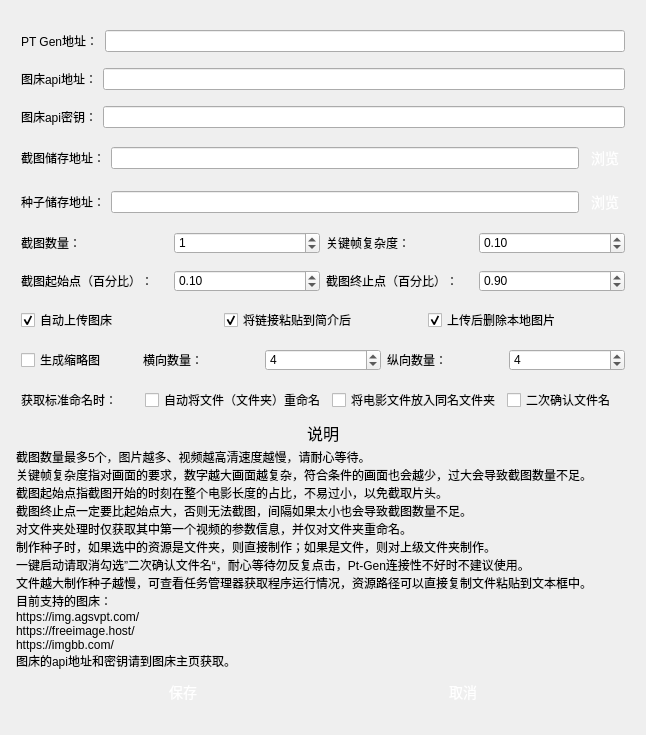
<?xml version="1.0" encoding="UTF-8"?>
<ui version="4.0">
 <class>Settings</class>
 <widget class="QDialog" name="Settings">
  <property name="geometry">
   <rect>
    <x>0</x>
    <y>0</y>
    <width>646</width>
    <height>735</height>
   </rect>
  </property>
  <property name="windowTitle">
   <string>设置</string>
  </property>
  <layout class="QVBoxLayout" name="verticalLayout_2">
   <item>
    <layout class="QVBoxLayout" name="verticalLayout">
     <property name="leftMargin">
      <number>5</number>
     </property>
     <property name="topMargin">
      <number>5</number>
     </property>
     <property name="rightMargin">
      <number>5</number>
     </property>
     <property name="bottomMargin">
      <number>5</number>
     </property>
     <item>
      <layout class="QHBoxLayout" name="horizontalLayout_6">
       <property name="leftMargin">
        <number>5</number>
       </property>
       <property name="topMargin">
        <number>5</number>
       </property>
       <property name="rightMargin">
        <number>5</number>
       </property>
       <property name="bottomMargin">
        <number>5</number>
       </property>
       <item>
        <widget class="QLabel" name="label_8">
         <property name="styleSheet">
          <string>QPushButton {
    display: inline-block;
    padding: 5px 5px;
    font-size: 16px;
    cursor: pointer;
    text-align: center;
    text-decoration: none;
    outline: none;
    color:#fff;
    background-color: #559e24;
    border: none;
    border-radius: 15px;
    box-shadow: 0 9px #999;
}

QPushButton:hover {
background-color: #4a8821;
}

QPushButton:pressed {
    background-color: #3c6f1b;
}
</string>
         </property>
         <property name="text">
          <string>PT Gen地址：</string>
         </property>
        </widget>
       </item>
       <item>
        <widget class="QLineEdit" name="ptGenPath">
         <property name="styleSheet">
          <string>QPushButton {
    display: inline-block;
    padding: 5px 5px;
    font-size: 16px;
    cursor: pointer;
    text-align: center;
    text-decoration: none;
    outline: none;
    color:#fff;
    background-color: #559e24;
    border: none;
    border-radius: 15px;
    box-shadow: 0 9px #999;
}

QPushButton:hover {
background-color: #4a8821;
}

QPushButton:pressed {
    background-color: #3c6f1b;
}
</string>
         </property>
         <property name="text">
          <string/>
         </property>
         <property name="clearButtonEnabled">
          <bool>true</bool>
         </property>
        </widget>
       </item>
      </layout>
     </item>
     <item>
      <layout class="QHBoxLayout" name="horizontalLayout_4">
       <property name="leftMargin">
        <number>5</number>
       </property>
       <property name="topMargin">
        <number>5</number>
       </property>
       <property name="rightMargin">
        <number>5</number>
       </property>
       <property name="bottomMargin">
        <number>5</number>
       </property>
       <item>
        <widget class="QLabel" name="label_6">
         <property name="styleSheet">
          <string>QPushButton {
    display: inline-block;
    padding: 5px 5px;
    font-size: 16px;
    cursor: pointer;
    text-align: center;
    text-decoration: none;
    outline: none;
    color:#fff;
    background-color: #559e24;
    border: none;
    border-radius: 15px;
    box-shadow: 0 9px #999;
}

QPushButton:hover {
background-color: #4a8821;
}

QPushButton:pressed {
    background-color: #3c6f1b;
}
</string>
         </property>
         <property name="text">
          <string>图床api地址：</string>
         </property>
        </widget>
       </item>
       <item>
        <widget class="QLineEdit" name="figureBedPath">
         <property name="styleSheet">
          <string>QPushButton {
    display: inline-block;
    padding: 5px 5px;
    font-size: 16px;
    cursor: pointer;
    text-align: center;
    text-decoration: none;
    outline: none;
    color:#fff;
    background-color: #559e24;
    border: none;
    border-radius: 15px;
    box-shadow: 0 9px #999;
}

QPushButton:hover {
background-color: #4a8821;
}

QPushButton:pressed {
    background-color: #3c6f1b;
}
</string>
         </property>
         <property name="text">
          <string/>
         </property>
         <property name="clearButtonEnabled">
          <bool>true</bool>
         </property>
        </widget>
       </item>
      </layout>
     </item>
     <item>
      <layout class="QHBoxLayout" name="horizontalLayout_5">
       <property name="leftMargin">
        <number>5</number>
       </property>
       <property name="topMargin">
        <number>5</number>
       </property>
       <property name="rightMargin">
        <number>5</number>
       </property>
       <property name="bottomMargin">
        <number>5</number>
       </property>
       <item>
        <widget class="QLabel" name="label_7">
         <property name="styleSheet">
          <string>QPushButton {
    display: inline-block;
    padding: 5px 5px;
    font-size: 16px;
    cursor: pointer;
    text-align: center;
    text-decoration: none;
    outline: none;
    color:#fff;
    background-color: #559e24;
    border: none;
    border-radius: 15px;
    box-shadow: 0 9px #999;
}

QPushButton:hover {
background-color: #4a8821;
}

QPushButton:pressed {
    background-color: #3c6f1b;
}
</string>
         </property>
         <property name="text">
          <string>图床api密钥：</string>
         </property>
        </widget>
       </item>
       <item>
        <widget class="QLineEdit" name="figureBedToken">
         <property name="styleSheet">
          <string>QPushButton {
    display: inline-block;
    padding: 5px 5px;
    font-size: 16px;
    cursor: pointer;
    text-align: center;
    text-decoration: none;
    outline: none;
    color:#fff;
    background-color: #559e24;
    border: none;
    border-radius: 15px;
    box-shadow: 0 9px #999;
}

QPushButton:hover {
background-color: #4a8821;
}

QPushButton:pressed {
    background-color: #3c6f1b;
}
</string>
         </property>
         <property name="text">
          <string/>
         </property>
         <property name="echoMode">
          <enum>QLineEdit::Password</enum>
         </property>
         <property name="clearButtonEnabled">
          <bool>true</bool>
         </property>
        </widget>
       </item>
      </layout>
     </item>
     <item>
      <layout class="QHBoxLayout" name="horizontalLayout_2">
       <property name="leftMargin">
        <number>5</number>
       </property>
       <property name="topMargin">
        <number>5</number>
       </property>
       <property name="rightMargin">
        <number>5</number>
       </property>
       <property name="bottomMargin">
        <number>5</number>
       </property>
       <item>
        <widget class="QLabel" name="label_3">
         <property name="styleSheet">
          <string>QPushButton {
    display: inline-block;
    padding: 5px 5px;
    font-size: 16px;
    cursor: pointer;
    text-align: center;
    text-decoration: none;
    outline: none;
    color:#fff;
    background-color: #559e24;
    border: none;
    border-radius: 15px;
    box-shadow: 0 9px #999;
}

QPushButton:hover {
background-color: #4a8821;
}

QPushButton:pressed {
    background-color: #3c6f1b;
}
</string>
         </property>
         <property name="text">
          <string>截图储存地址：</string>
         </property>
        </widget>
       </item>
       <item>
        <widget class="QLineEdit" name="screenshotPath">
         <property name="styleSheet">
          <string>QPushButton {
    display: inline-block;
    padding: 5px 5px;
    font-size: 16px;
    cursor: pointer;
    text-align: center;
    text-decoration: none;
    outline: none;
    color:#fff;
    background-color: #559e24;
    border: none;
    border-radius: 15px;
    box-shadow: 0 9px #999;
}

QPushButton:hover {
background-color: #4a8821;
}

QPushButton:pressed {
    background-color: #3c6f1b;
}
</string>
         </property>
         <property name="text">
          <string/>
         </property>
         <property name="clearButtonEnabled">
          <bool>true</bool>
         </property>
        </widget>
       </item>
       <item>
        <widget class="QPushButton" name="selectScreenshotPathButton">
         <property name="styleSheet">
          <string notr="true">QPushButton {
    display: inline-block;
    padding: 3px 6px;
    font-size: 14px;
    cursor: pointer;
    text-align: center;
    text-decoration: none;
    outline: none;
    color:#fff;
background-color: 
				qlineargradient(x1:0, y1:0, x2:0, y2:1,
                                      stop:0 #16bf9d,
                                      stop:1 #10a266);
    border: none;
    border-radius: 8px;
    box-shadow: 0 9px #999;
}

QPushButton:hover {
background-color: 
				qlineargradient(x1:0, y1:0, x2:0, y2:1,
                                      stop:0 #11b998,
                                      stop:1 #08965e);
}

QPushButton:pressed {
    background-color: 
				qlineargradient(x1:0, y1:0, x2:0, y2:1,
                                      stop:0 #0e9278,
                                      stop:1 #0e925c);
}
</string>
         </property>
         <property name="text">
          <string>浏览</string>
         </property>
        </widget>
       </item>
      </layout>
     </item>
     <item>
      <layout class="QHBoxLayout" name="horizontalLayout_3">
       <property name="leftMargin">
        <number>5</number>
       </property>
       <property name="topMargin">
        <number>5</number>
       </property>
       <property name="rightMargin">
        <number>5</number>
       </property>
       <property name="bottomMargin">
        <number>5</number>
       </property>
       <item>
        <widget class="QLabel" name="label_12">
         <property name="styleSheet">
          <string>QPushButton {
    display: inline-block;
    padding: 5px 5px;
    font-size: 16px;
    cursor: pointer;
    text-align: center;
    text-decoration: none;
    outline: none;
    color:#fff;
    background-color: #559e24;
    border: none;
    border-radius: 15px;
    box-shadow: 0 9px #999;
}

QPushButton:hover {
background-color: #4a8821;
}

QPushButton:pressed {
    background-color: #3c6f1b;
}
</string>
         </property>
         <property name="text">
          <string>种子储存地址：</string>
         </property>
        </widget>
       </item>
       <item>
        <widget class="QLineEdit" name="torrentPath">
         <property name="styleSheet">
          <string>QPushButton {
    display: inline-block;
    padding: 5px 5px;
    font-size: 16px;
    cursor: pointer;
    text-align: center;
    text-decoration: none;
    outline: none;
    color:#fff;
    background-color: #559e24;
    border: none;
    border-radius: 15px;
    box-shadow: 0 9px #999;
}

QPushButton:hover {
background-color: #4a8821;
}

QPushButton:pressed {
    background-color: #3c6f1b;
}
</string>
         </property>
         <property name="text">
          <string/>
         </property>
         <property name="clearButtonEnabled">
          <bool>true</bool>
         </property>
        </widget>
       </item>
       <item>
        <widget class="QPushButton" name="selectTorrentPathButton">
         <property name="styleSheet">
          <string notr="true">QPushButton {
    display: inline-block;
    padding: 3px 6px;
    font-size: 14px;
    cursor: pointer;
    text-align: center;
    text-decoration: none;
    outline: none;
    color:#fff;
background-color: 
				qlineargradient(x1:0, y1:0, x2:0, y2:1,
                                      stop:0 #16bf9d,
                                      stop:1 #10a266);
    border: none;
    border-radius: 8px;
    box-shadow: 0 9px #999;
}

QPushButton:hover {
background-color: 
				qlineargradient(x1:0, y1:0, x2:0, y2:1,
                                      stop:0 #11b998,
                                      stop:1 #08965e);
}

QPushButton:pressed {
    background-color: 
				qlineargradient(x1:0, y1:0, x2:0, y2:1,
                                      stop:0 #0e9278,
                                      stop:1 #0e925c);
}
</string>
         </property>
         <property name="text">
          <string>浏览</string>
         </property>
        </widget>
       </item>
      </layout>
     </item>
     <item>
      <layout class="QHBoxLayout" name="horizontalLayout_7">
       <property name="leftMargin">
        <number>5</number>
       </property>
       <property name="topMargin">
        <number>5</number>
       </property>
       <property name="rightMargin">
        <number>5</number>
       </property>
       <property name="bottomMargin">
        <number>5</number>
       </property>
       <item>
        <widget class="QLabel" name="label">
         <property name="styleSheet">
          <string>QPushButton {
    display: inline-block;
    padding: 5px 5px;
    font-size: 16px;
    cursor: pointer;
    text-align: center;
    text-decoration: none;
    outline: none;
    color:#fff;
    background-color: #559e24;
    border: none;
    border-radius: 15px;
    box-shadow: 0 9px #999;
}

QPushButton:hover {
background-color: #4a8821;
}

QPushButton:pressed {
    background-color: #3c6f1b;
}
</string>
         </property>
         <property name="text">
          <string>截图数量：</string>
         </property>
        </widget>
       </item>
       <item>
        <widget class="QSpinBox" name="screenshotNumber">
         <property name="styleSheet">
          <string>QPushButton {
    display: inline-block;
    padding: 5px 5px;
    font-size: 16px;
    cursor: pointer;
    text-align: center;
    text-decoration: none;
    outline: none;
    color:#fff;
    background-color: #559e24;
    border: none;
    border-radius: 15px;
    box-shadow: 0 9px #999;
}

QPushButton:hover {
background-color: #4a8821;
}

QPushButton:pressed {
    background-color: #3c6f1b;
}
</string>
         </property>
         <property name="maximum">
          <number>5</number>
         </property>
         <property name="value">
          <number>1</number>
         </property>
        </widget>
       </item>
       <item>
        <widget class="QLabel" name="label_2">
         <property name="styleSheet">
          <string>QPushButton {
    display: inline-block;
    padding: 5px 5px;
    font-size: 16px;
    cursor: pointer;
    text-align: center;
    text-decoration: none;
    outline: none;
    color:#fff;
    background-color: #559e24;
    border: none;
    border-radius: 15px;
    box-shadow: 0 9px #999;
}

QPushButton:hover {
background-color: #4a8821;
}

QPushButton:pressed {
    background-color: #3c6f1b;
}
</string>
         </property>
         <property name="text">
          <string>关键帧复杂度：</string>
         </property>
        </widget>
       </item>
       <item>
        <widget class="QDoubleSpinBox" name="screenshotThreshold">
         <property name="styleSheet">
          <string>QPushButton {
    display: inline-block;
    padding: 5px 5px;
    font-size: 16px;
    cursor: pointer;
    text-align: center;
    text-decoration: none;
    outline: none;
    color:#fff;
    background-color: #559e24;
    border: none;
    border-radius: 15px;
    box-shadow: 0 9px #999;
}

QPushButton:hover {
background-color: #4a8821;
}

QPushButton:pressed {
    background-color: #3c6f1b;
}
</string>
         </property>
         <property name="decimals">
          <number>2</number>
         </property>
         <property name="maximum">
          <double>5.000000000000000</double>
         </property>
         <property name="singleStep">
          <double>0.010000000000000</double>
         </property>
         <property name="value">
          <double>0.100000000000000</double>
         </property>
        </widget>
       </item>
      </layout>
     </item>
     <item>
      <layout class="QHBoxLayout" name="horizontalLayout_8">
       <property name="leftMargin">
        <number>5</number>
       </property>
       <property name="topMargin">
        <number>5</number>
       </property>
       <property name="rightMargin">
        <number>5</number>
       </property>
       <property name="bottomMargin">
        <number>5</number>
       </property>
       <item>
        <widget class="QLabel" name="label_4">
         <property name="styleSheet">
          <string>QPushButton {
    display: inline-block;
    padding: 5px 5px;
    font-size: 16px;
    cursor: pointer;
    text-align: center;
    text-decoration: none;
    outline: none;
    color:#fff;
    background-color: #559e24;
    border: none;
    border-radius: 15px;
    box-shadow: 0 9px #999;
}

QPushButton:hover {
background-color: #4a8821;
}

QPushButton:pressed {
    background-color: #3c6f1b;
}
</string>
         </property>
         <property name="text">
          <string>截图起始点（百分比）：</string>
         </property>
        </widget>
       </item>
       <item>
        <widget class="QDoubleSpinBox" name="screenshotStart">
         <property name="styleSheet">
          <string>QPushButton {
    display: inline-block;
    padding: 5px 5px;
    font-size: 16px;
    cursor: pointer;
    text-align: center;
    text-decoration: none;
    outline: none;
    color:#fff;
    background-color: #559e24;
    border: none;
    border-radius: 15px;
    box-shadow: 0 9px #999;
}

QPushButton:hover {
background-color: #4a8821;
}

QPushButton:pressed {
    background-color: #3c6f1b;
}
</string>
         </property>
         <property name="decimals">
          <number>2</number>
         </property>
         <property name="maximum">
          <double>1.000000000000000</double>
         </property>
         <property name="singleStep">
          <double>0.010000000000000</double>
         </property>
         <property name="value">
          <double>0.100000000000000</double>
         </property>
        </widget>
       </item>
       <item>
        <widget class="QLabel" name="label_5">
         <property name="styleSheet">
          <string>QPushButton {
    display: inline-block;
    padding: 5px 5px;
    font-size: 16px;
    cursor: pointer;
    text-align: center;
    text-decoration: none;
    outline: none;
    color:#fff;
    background-color: #559e24;
    border: none;
    border-radius: 15px;
    box-shadow: 0 9px #999;
}

QPushButton:hover {
background-color: #4a8821;
}

QPushButton:pressed {
    background-color: #3c6f1b;
}
</string>
         </property>
         <property name="text">
          <string>截图终止点（百分比）：</string>
         </property>
        </widget>
       </item>
       <item>
        <widget class="QDoubleSpinBox" name="screenshotEnd">
         <property name="styleSheet">
          <string>QPushButton {
    display: inline-block;
    padding: 5px 5px;
    font-size: 16px;
    cursor: pointer;
    text-align: center;
    text-decoration: none;
    outline: none;
    color:#fff;
    background-color: #559e24;
    border: none;
    border-radius: 15px;
    box-shadow: 0 9px #999;
}

QPushButton:hover {
background-color: #4a8821;
}

QPushButton:pressed {
    background-color: #3c6f1b;
}
</string>
         </property>
         <property name="decimals">
          <number>2</number>
         </property>
         <property name="maximum">
          <double>1.000000000000000</double>
         </property>
         <property name="singleStep">
          <double>0.010000000000000</double>
         </property>
         <property name="value">
          <double>0.900000000000000</double>
         </property>
        </widget>
       </item>
      </layout>
     </item>
     <item>
      <layout class="QHBoxLayout" name="horizontalLayout_9">
       <property name="leftMargin">
        <number>5</number>
       </property>
       <property name="topMargin">
        <number>5</number>
       </property>
       <property name="rightMargin">
        <number>5</number>
       </property>
       <property name="bottomMargin">
        <number>5</number>
       </property>
       <item>
        <widget class="QCheckBox" name="autoUploadScreenshot">
         <property name="styleSheet">
          <string>QPushButton {
    display: inline-block;
    padding: 5px 5px;
    font-size: 16px;
    cursor: pointer;
    text-align: center;
    text-decoration: none;
    outline: none;
    color:#fff;
    background-color: #559e24;
    border: none;
    border-radius: 15px;
    box-shadow: 0 9px #999;
}

QPushButton:hover {
background-color: #4a8821;
}

QPushButton:pressed {
    background-color: #3c6f1b;
}
</string>
         </property>
         <property name="text">
          <string>自动上传图床</string>
         </property>
         <property name="checked">
          <bool>true</bool>
         </property>
        </widget>
       </item>
       <item>
        <widget class="QCheckBox" name="pasteScreenshotUrl">
         <property name="styleSheet">
          <string>QPushButton {
    display: inline-block;
    padding: 5px 5px;
    font-size: 16px;
    cursor: pointer;
    text-align: center;
    text-decoration: none;
    outline: none;
    color:#fff;
    background-color: #559e24;
    border: none;
    border-radius: 15px;
    box-shadow: 0 9px #999;
}

QPushButton:hover {
background-color: #4a8821;
}

QPushButton:pressed {
    background-color: #3c6f1b;
}
</string>
         </property>
         <property name="text">
          <string>将链接粘贴到简介后</string>
         </property>
         <property name="checked">
          <bool>true</bool>
         </property>
        </widget>
       </item>
       <item>
        <widget class="QCheckBox" name="deleteScreenshot">
         <property name="styleSheet">
          <string>QPushButton {
    display: inline-block;
    padding: 5px 5px;
    font-size: 16px;
    cursor: pointer;
    text-align: center;
    text-decoration: none;
    outline: none;
    color:#fff;
    background-color: #559e24;
    border: none;
    border-radius: 15px;
    box-shadow: 0 9px #999;
}

QPushButton:hover {
background-color: #4a8821;
}

QPushButton:pressed {
    background-color: #3c6f1b;
}
</string>
         </property>
         <property name="text">
          <string>上传后删除本地图片</string>
         </property>
         <property name="checked">
          <bool>true</bool>
         </property>
        </widget>
       </item>
      </layout>
     </item>
     <item>
      <layout class="QHBoxLayout" name="horizontalLayout_11">
       <property name="leftMargin">
        <number>5</number>
       </property>
       <property name="topMargin">
        <number>5</number>
       </property>
       <property name="rightMargin">
        <number>5</number>
       </property>
       <property name="bottomMargin">
        <number>5</number>
       </property>
       <item>
        <widget class="QCheckBox" name="getThumbnails">
         <property name="text">
          <string>生成缩略图</string>
         </property>
        </widget>
       </item>
       <item>
        <widget class="QLabel" name="label_13">
         <property name="styleSheet">
          <string>QPushButton {
    display: inline-block;
    padding: 5px 5px;
    font-size: 16px;
    cursor: pointer;
    text-align: center;
    text-decoration: none;
    outline: none;
    color:#fff;
    background-color: #559e24;
    border: none;
    border-radius: 15px;
    box-shadow: 0 9px #999;
}

QPushButton:hover {
background-color: #4a8821;
}

QPushButton:pressed {
    background-color: #3c6f1b;
}
</string>
         </property>
         <property name="text">
          <string>横向数量：</string>
         </property>
        </widget>
       </item>
       <item>
        <widget class="QSpinBox" name="rows">
         <property name="styleSheet">
          <string>QPushButton {
    display: inline-block;
    padding: 5px 5px;
    font-size: 16px;
    cursor: pointer;
    text-align: center;
    text-decoration: none;
    outline: none;
    color:#fff;
    background-color: #559e24;
    border: none;
    border-radius: 15px;
    box-shadow: 0 9px #999;
}

QPushButton:hover {
background-color: #4a8821;
}

QPushButton:pressed {
    background-color: #3c6f1b;
}
</string>
         </property>
         <property name="minimum">
          <number>1</number>
         </property>
         <property name="maximum">
          <number>9</number>
         </property>
         <property name="value">
          <number>4</number>
         </property>
        </widget>
       </item>
       <item>
        <widget class="QLabel" name="label_14">
         <property name="styleSheet">
          <string>QPushButton {
    display: inline-block;
    padding: 5px 5px;
    font-size: 16px;
    cursor: pointer;
    text-align: center;
    text-decoration: none;
    outline: none;
    color:#fff;
    background-color: #559e24;
    border: none;
    border-radius: 15px;
    box-shadow: 0 9px #999;
}

QPushButton:hover {
background-color: #4a8821;
}

QPushButton:pressed {
    background-color: #3c6f1b;
}
</string>
         </property>
         <property name="text">
          <string>纵向数量：</string>
         </property>
        </widget>
       </item>
       <item>
        <widget class="QSpinBox" name="cols">
         <property name="styleSheet">
          <string>QPushButton {
    display: inline-block;
    padding: 5px 5px;
    font-size: 16px;
    cursor: pointer;
    text-align: center;
    text-decoration: none;
    outline: none;
    color:#fff;
    background-color: #559e24;
    border: none;
    border-radius: 15px;
    box-shadow: 0 9px #999;
}

QPushButton:hover {
background-color: #4a8821;
}

QPushButton:pressed {
    background-color: #3c6f1b;
}
</string>
         </property>
         <property name="minimum">
          <number>1</number>
         </property>
         <property name="maximum">
          <number>9</number>
         </property>
         <property name="value">
          <number>4</number>
         </property>
        </widget>
       </item>
      </layout>
     </item>
     <item>
      <layout class="QHBoxLayout" name="horizontalLayout_10">
       <property name="leftMargin">
        <number>5</number>
       </property>
       <property name="topMargin">
        <number>5</number>
       </property>
       <property name="rightMargin">
        <number>5</number>
       </property>
       <property name="bottomMargin">
        <number>5</number>
       </property>
       <item>
        <widget class="QLabel" name="label_10">
         <property name="styleSheet">
          <string>QPushButton {
    display: inline-block;
    padding: 5px 5px;
    font-size: 16px;
    cursor: pointer;
    text-align: center;
    text-decoration: none;
    outline: none;
    color:#fff;
    background-color: #559e24;
    border: none;
    border-radius: 15px;
    box-shadow: 0 9px #999;
}

QPushButton:hover {
background-color: #4a8821;
}

QPushButton:pressed {
    background-color: #3c6f1b;
}
</string>
         </property>
         <property name="text">
          <string>获取标准命名时：</string>
         </property>
        </widget>
       </item>
       <item>
        <widget class="QCheckBox" name="renameFile">
         <property name="styleSheet">
          <string>QPushButton {
    display: inline-block;
    padding: 5px 5px;
    font-size: 16px;
    cursor: pointer;
    text-align: center;
    text-decoration: none;
    outline: none;
    color:#fff;
    background-color: #559e24;
    border: none;
    border-radius: 15px;
    box-shadow: 0 9px #999;
}

QPushButton:hover {
background-color: #4a8821;
}

QPushButton:pressed {
    background-color: #3c6f1b;
}
</string>
         </property>
         <property name="text">
          <string>自动将文件（文件夹）重命名</string>
         </property>
         <property name="checked">
          <bool>false</bool>
         </property>
        </widget>
       </item>
       <item>
        <widget class="QCheckBox" name="makeDir">
         <property name="styleSheet">
          <string>QPushButton {
    display: inline-block;
    padding: 5px 5px;
    font-size: 16px;
    cursor: pointer;
    text-align: center;
    text-decoration: none;
    outline: none;
    color:#fff;
    background-color: #559e24;
    border: none;
    border-radius: 15px;
    box-shadow: 0 9px #999;
}

QPushButton:hover {
background-color: #4a8821;
}

QPushButton:pressed {
    background-color: #3c6f1b;
}
</string>
         </property>
         <property name="text">
          <string>将电影文件放入同名文件夹</string>
         </property>
         <property name="checked">
          <bool>false</bool>
         </property>
        </widget>
       </item>
       <item>
        <widget class="QCheckBox" name="secondConfirmFileName">
         <property name="styleSheet">
          <string>QPushButton {
    display: inline-block;
    padding: 5px 5px;
    font-size: 16px;
    cursor: pointer;
    text-align: center;
    text-decoration: none;
    outline: none;
    color:#fff;
    background-color: #559e24;
    border: none;
    border-radius: 15px;
    box-shadow: 0 9px #999;
}

QPushButton:hover {
background-color: #4a8821;
}

QPushButton:pressed {
    background-color: #3c6f1b;
}
</string>
         </property>
         <property name="text">
          <string>二次确认文件名</string>
         </property>
         <property name="checked">
          <bool>false</bool>
         </property>
        </widget>
       </item>
      </layout>
     </item>
     <item>
      <widget class="QLabel" name="label_9">
       <property name="maximumSize">
        <size>
         <width>16777215</width>
         <height>20</height>
        </size>
       </property>
       <property name="font">
        <font>
         <pointsize>12</pointsize>
        </font>
       </property>
       <property name="text">
        <string>说明</string>
       </property>
       <property name="alignment">
        <set>Qt::AlignCenter</set>
       </property>
      </widget>
     </item>
     <item>
      <widget class="QLabel" name="label_11">
       <property name="maximumSize">
        <size>
         <width>16777215</width>
         <height>220</height>
        </size>
       </property>
       <property name="styleSheet">
        <string>QPushButton {
    display: inline-block;
    padding: 5px 5px;
    font-size: 16px;
    cursor: pointer;
    text-align: center;
    text-decoration: none;
    outline: none;
    color:#fff;
    background-color: #559e24;
    border: none;
    border-radius: 15px;
    box-shadow: 0 9px #999;
}

QPushButton:hover {
background-color: #4a8821;
}

QPushButton:pressed {
    background-color: #3c6f1b;
}
</string>
       </property>
       <property name="text">
        <string>截图数量最多5个，图片越多、视频越高清速度越慢，请耐心等待。
关键帧复杂度指对画面的要求，数字越大画面越复杂，符合条件的画面也会越少，过大会导致截图数量不足。
截图起始点指截图开始的时刻在整个电影长度的占比，不易过小，以免截取片头。
截图终止点一定要比起始点大，否则无法截图，间隔如果太小也会导致截图数量不足。
对文件夹处理时仅获取其中第一个视频的参数信息，并仅对文件夹重命名。
制作种子时，如果选中的资源是文件夹，则直接制作；如果是文件，则对上级文件夹制作。
一键启动请取消勾选”二次确认文件名“，耐心等待勿反复点击，Pt-Gen连接性不好时不建议使用。
文件越大制作种子越慢，可查看任务管理器获取程序运行情况，资源路径可以直接复制文件粘贴到文本框中。
目前支持的图床：
https://img.agsvpt.com/
https://freeimage.host/
https://imgbb.com/
图床的api地址和密钥请到图床主页获取。</string>
       </property>
      </widget>
     </item>
     <item>
      <layout class="QHBoxLayout" name="horizontalLayout">
       <property name="leftMargin">
        <number>30</number>
       </property>
       <property name="rightMargin">
        <number>30</number>
       </property>
       <item>
        <widget class="QPushButton" name="saveButton">
         <property name="styleSheet">
          <string notr="true">QPushButton {
    display: inline-block;
    padding: 6px 6px;
    font-size: 14px;
    cursor: pointer;
    text-align: center;
    text-decoration: none;
    outline: none;
    color:#fff;
background-color: 
				qlineargradient(x1:0, y1:0, x2:0, y2:1,
                                      stop:0 #16bf9d,
                                      stop:1 #10a266);
    border: none;
    border-radius: 8px;
    box-shadow: 0 9px #999;
}

QPushButton:hover {
background-color: 
				qlineargradient(x1:0, y1:0, x2:0, y2:1,
                                      stop:0 #11b998,
                                      stop:1 #08965e);
}

QPushButton:pressed {
    background-color: 
				qlineargradient(x1:0, y1:0, x2:0, y2:1,
                                      stop:0 #0e9278,
                                      stop:1 #0e925c);
}
</string>
         </property>
         <property name="text">
          <string>保存</string>
         </property>
        </widget>
       </item>
       <item>
        <widget class="QPushButton" name="cancelButton">
         <property name="styleSheet">
          <string notr="true">QPushButton {
    display: inline-block;
    padding: 6px 6px;
    font-size: 14px;
    cursor: pointer;
    text-align: center;
    text-decoration: none;
    outline: none;
    color:#fff;
background-color: 
				qlineargradient(x1:0, y1:0, x2:0, y2:1,
                                      stop:0 #16bf9d,
                                      stop:1 #10a266);
    border: none;
    border-radius: 8px;
    box-shadow: 0 9px #999;
}

QPushButton:hover {
background-color: 
				qlineargradient(x1:0, y1:0, x2:0, y2:1,
                                      stop:0 #11b998,
                                      stop:1 #08965e);
}

QPushButton:pressed {
    background-color: 
				qlineargradient(x1:0, y1:0, x2:0, y2:1,
                                      stop:0 #0e9278,
                                      stop:1 #0e925c);
}
</string>
         </property>
         <property name="text">
          <string>取消</string>
         </property>
        </widget>
       </item>
      </layout>
     </item>
    </layout>
   </item>
  </layout>
 </widget>
 <resources/>
 <connections/>
</ui>
